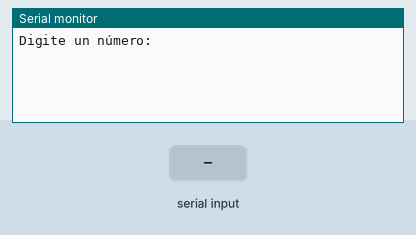
A program run on a simulated Arduino Uno, built with avr-gcc and run on an emulated ATmega328P. Parts: the last lines printed to the serial monitor. The inputs (shaded band) are chosen by the test bench.

Above: at 0.9 s.
1.0 s: "90,45,200\n" received over Serial
At 1.07 s:
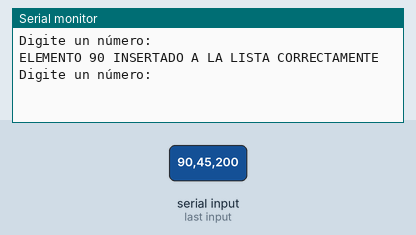
At 2.6 s:
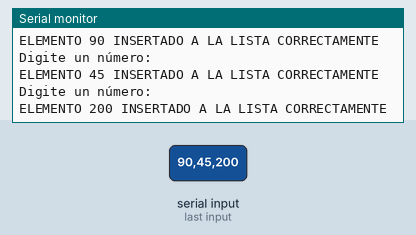

Measured:
- after the input at 1.0 s, the serial monitor: prints a new line at once (image 1)

The program:

main.cpp
```cpp
#include <Arduino.h>

struct Nodo {
  int dato;
  Nodo* siguiente;
};

void insertarLista(Nodo *&, int); // Prototipo de la función

Nodo* lista = NULL; // Declarar la lista enlazada globalmente

void setup() {
  Serial.begin(9600); // Inicializar la comunicación serie
  int dato;

  Serial.println("Digite un número: ");
  while (!Serial.available()) {} // Espera a que haya datos disponibles en el puerto serie
  dato = Serial.parseInt();
  insertarLista(lista, dato);

  Serial.println("Digite un número: ");
  while (!Serial.available()) {} // Espera a que haya más datos disponibles
  dato = Serial.parseInt();
  insertarLista(lista, dato);

  Serial.println("Digite un número: ");
  while (!Serial.available()) {} // Espera a que haya más datos disponibles
  dato = Serial.parseInt();
  insertarLista(lista, dato);
}

void loop() {
  // No es necesario un loop continuo para este programa
}

void insertarLista(Nodo*& lista, int n) {
  Nodo* nuevo_nodo = new Nodo();
  nuevo_nodo->dato = n;

  Nodo* aux1 = lista;
  Nodo* aux2 = NULL;

  while ((aux1 != NULL) && (aux1->dato < n)) {
    aux2 = aux1;
    aux1 = aux1->siguiente;
  }

  if (lista == aux1) {
    lista = nuevo_nodo;
  } else {
    aux2->siguiente = nuevo_nodo;
  }

  nuevo_nodo->siguiente = aux1;
  Serial.print("ELEMENTO ");
  Serial.print(n);
  Serial.println(" INSERTADO A LA LISTA CORRECTAMENTE");
}
```
